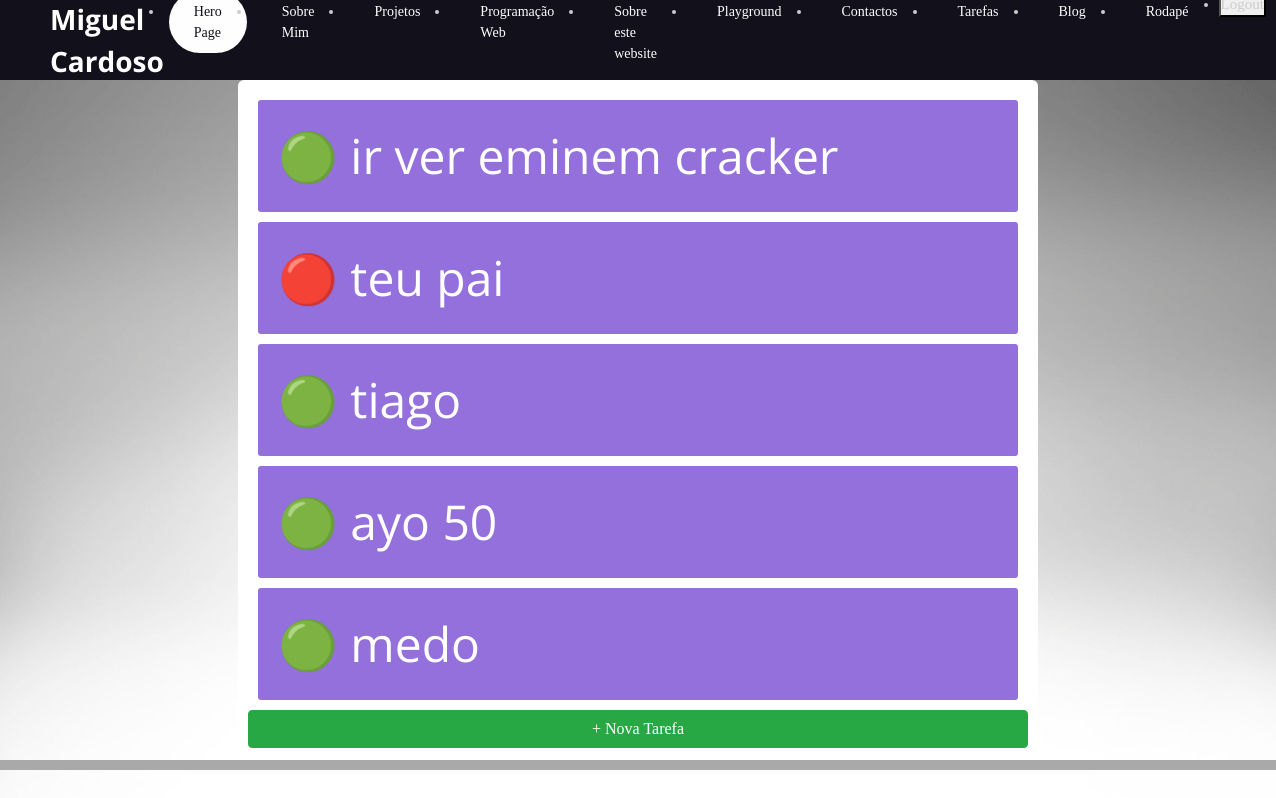
The app's page /portfolio/tarefas with its own data.
### portfolio/models.py (models this page shows, shortened)
class Tarefa(models.Model):
    titulo = models.CharField(max_length= 100)
    prioridade = models.IntegerField(default=1)
    concluido = models.BooleanField(default=False)
    criado = models.DateTimeField(auto_now_add=True)

### portfolio/views.py (the view)
# urls.py: path('tarefas', views.tarefas_page_view, name='tarefas'),
def tarefas_page_view(request):
    tarefas = Tarefa.objects.all()
    context = {
        'tarefas': tarefas,
    }
    return render(request, 'portfolio/tarefas.html', context)

### portfolio/templates/portfolio/tarefas.html
{% extends 'portfolio/layout.html' %}
{% block main %}
{% for tarefa in tarefas %}
<p>
    {% if tarefa.prioridade == 1 %}
    🟢
    {% elif tarefa.prioridade == 2 %}
    🟡
    {% else %}
    🔴
    {% endif %}
    {{ tarefa.titulo }}</p>
{% endfor %}
{% load static %}
<link rel="stylesheet" href="{% static 'portfolio/css/tarefas.css' %}">
<a href="{% url 'portfolio:tarefasNova' %}" class="btn btn-success btn-block">+ Nova Tarefa</a>
{% endblock main %}

### portfolio/static/portfolio/css/styles.css (style rules this page uses)
* { box-sizing: border-box; margin: 0; padding: 0; font-family: 'Open Sans', sans-serif; }
@media all and (max-width: 1320px) { p { font-size: 1.4rem; } }
main>p { font-size: 3rem; }
a { font-family: Libre Baskerville, serif; font-weight: 500; font-size: 20px; color: #072786; text-decoration: none; }

### portfolio/static/portfolio/css/tarefas.css (style rules this page uses)
main p { text-align: left; padding: 20px; margin: 10px; color: white; background-color: mediumpurple; border-radius: 3px; }

### records on screen
Tarefa: titulo "ir ver eminem cracker"
Tarefa: titulo "teu pai"
Tarefa: titulo "tiago"
Tarefa: titulo "ayo 50"
Tarefa: titulo "medo"
